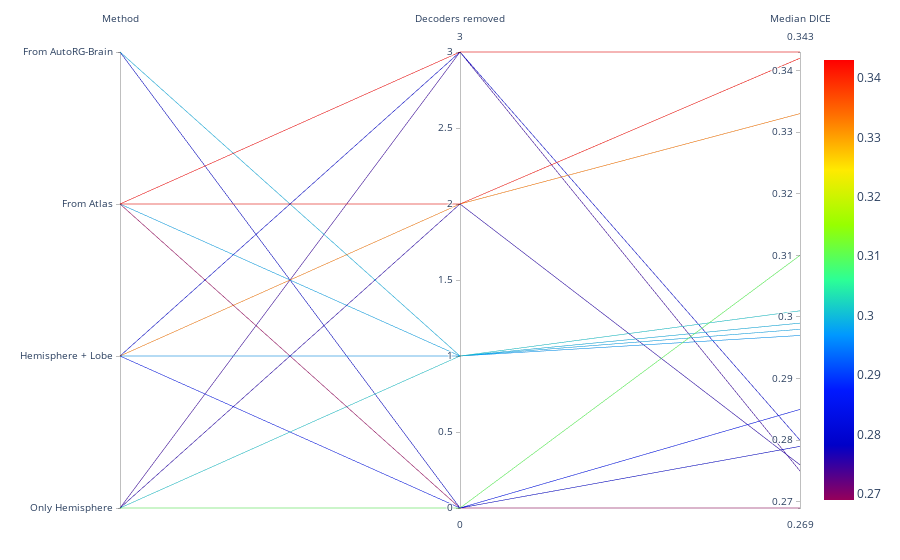

Notebook source saved alongside this figure:
### Code cell
import pandas as pd
import plotly.graph_objects as go

# 1) Собираем DataFrame
data = [
    {"method": "Only Hemisphere", "dec_removed": 0, "DICE": 0.310},
    {"method": "Only Hemisphere", "dec_removed": 1, "DICE": 0.301},
    {"method": "Only Hemisphere", "dec_removed": 2, "DICE": 0.276},
    {"method": "Only Hemisphere", "dec_removed": 3, "DICE": 0.275},
    {"method": "Hemisphere + Lobe", "dec_removed": 0, "DICE": 0.285},
    {"method": "Hemisphere + Lobe", "dec_removed": 1, "DICE": 0.297},
    {"method": "Hemisphere + Lobe", "dec_removed": 2, "DICE": 0.333},
    {"method": "Hemisphere + Lobe", "dec_removed": 3, "DICE": 0.280},
    {"method": "From Atlas", "dec_removed": 0, "DICE": 0.269},
    {"method": "From Atlas", "dec_removed": 1, "DICE": 0.298},
    {"method": "From Atlas", "dec_removed": 2, "DICE": 0.342},
    {"method": "From Atlas", "dec_removed": 3, "DICE": 0.343},
    {"method": "From AutoRG-Brain", "dec_removed": 0, "DICE": 0.279},
    {"method": "From AutoRG-Brain", "dec_removed": 1, "DICE": 0.299},
]
df = pd.DataFrame(data)

# 2) Переводим категории методов в числа + готовим отображение
methods = df["method"].unique().tolist()
df["method_code"] = df["method"].apply(lambda x: methods.index(x))

# 3) Строим Parcoords
fig = go.Figure(
    data=go.Parcoords(
        line=dict(color=df["DICE"], colorscale='Rainbow', showscale=True),
        dimensions=[
            dict(
                label="Method",
                values=df["method_code"],
                tickvals=list(range(len(methods))),
                ticktext=methods
            ),
            dict(
                label="Decoders removed",
                values=df["dec_removed"]
            ),
            dict(
                label="Median DICE",
                values=df["DICE"]
            )
        ]
    )
)

# 4) Убираем числовые метки с осей
fig.update_layout(
    margin=dict(l=120, r=50, t=50, b=50),
    xaxis=dict(showticklabels=False),  # Убираем цифры на оси X
    yaxis=dict(showticklabels=False)   # Убираем цифры на оси Y
)

fig.show()

### Figure 1 — Plotly figure (JSON) as saved in the notebook; plotly's stock layout.template omitted (floating-point values rounded to 4 significant figures)
{"data": [{"dimensions": [{"label": "Method", "ticktext": ["Only Hemisphere", "Hemisphere + Lobe", "From Atlas", "From AutoRG-Brain"], "tickvals": [0, 1, 2, 3], "values": [0, 0, 0, 0, 1, 1, 1, 1, 2, 2, 2, 2, 3, 3]}, {"label": "Decoders removed", "values": [0, 1, 2, 3, 0, 1, 2, 3, 0, 1, 2, 3, 0, 1]}, {"label": "Median DICE", "values": [0.31, 0.301, 0.276, 0.275, 0.285, 0.297, 0.333, 0.28, 0.269, 0.298, 0.342, 0.343, 0.279, 0.299]}], "line": {"color": [0.31, 0.301, 0.276, 0.275, 0.285, 0.297, 0.333, 0.28, 0.269, 0.298, 0.342, 0.343, 0.279, 0.299], "colorscale": [[0, "rgb(150,0,90)"], [0.125, "rgb(0,0,200)"], [0.25, "rgb(0,25,255)"], [0.375, "rgb(0,152,255)"], [0.5, "rgb(44,255,150)"], [0.625, "rgb(151,255,0)"], [0.75, "rgb(255,234,0)"], [0.875, "rgb(255,111,0)"], [1, "rgb(255,0,0)"]], "showscale": true}, "type": "parcoords"}], "layout": {"margin": {"b": 50, "l": 120, "r": 50, "t": 50}, "xaxis": {"showticklabels": false}, "yaxis": {"showticklabels": false}}}
